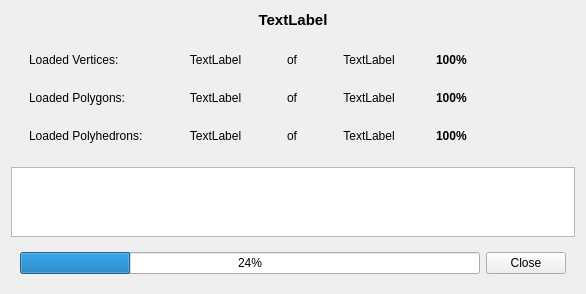
<?xml version="1.0" encoding="UTF-8"?>
<ui version="4.0">
 <class>ModelLoadingProgressDialog</class>
 <widget class="QWidget" name="ModelLoadingProgressDialog">
  <property name="geometry">
   <rect>
    <x>0</x>
    <y>0</y>
    <width>586</width>
    <height>289</height>
   </rect>
  </property>
  <property name="windowTitle">
   <string>Model Loading Progress</string>
  </property>
  <layout class="QVBoxLayout" name="verticalLayout">
   <item>
    <widget class="QLabel" name="label_model_name">
     <property name="font">
      <font>
       <pointsize>11</pointsize>
       <weight>75</weight>
       <bold>true</bold>
      </font>
     </property>
     <property name="text">
      <string>TextLabel</string>
     </property>
     <property name="alignment">
      <set>Qt::AlignCenter</set>
     </property>
    </widget>
   </item>
   <item>
    <widget class="QWidget" name="widget_2" native="true">
     <layout class="QVBoxLayout" name="verticalLayout_2">
      <item>
       <widget class="QWidget" name="widget_vertex" native="true">
        <layout class="QHBoxLayout" name="horizontalLayout_2">
         <item>
          <widget class="QLabel" name="label_2">
           <property name="minimumSize">
            <size>
             <width>120</width>
             <height>0</height>
            </size>
           </property>
           <property name="maximumSize">
            <size>
             <width>120</width>
             <height>16777215</height>
            </size>
           </property>
           <property name="text">
            <string>Loaded Vertices:</string>
           </property>
          </widget>
         </item>
         <item>
          <widget class="QLabel" name="label_loaded_vertices">
           <property name="text">
            <string>TextLabel</string>
           </property>
           <property name="alignment">
            <set>Qt::AlignCenter</set>
           </property>
          </widget>
         </item>
         <item>
          <widget class="QLabel" name="label">
           <property name="minimumSize">
            <size>
             <width>20</width>
             <height>0</height>
            </size>
           </property>
           <property name="maximumSize">
            <size>
             <width>20</width>
             <height>16777215</height>
            </size>
           </property>
           <property name="text">
            <string>of</string>
           </property>
           <property name="alignment">
            <set>Qt::AlignCenter</set>
           </property>
          </widget>
         </item>
         <item>
          <widget class="QLabel" name="label_vertices_to_load">
           <property name="text">
            <string>TextLabel</string>
           </property>
           <property name="alignment">
            <set>Qt::AlignCenter</set>
           </property>
          </widget>
         </item>
         <item>
          <widget class="QLabel" name="label_vertices_percent">
           <property name="font">
            <font>
             <weight>75</weight>
             <bold>true</bold>
            </font>
           </property>
           <property name="text">
            <string>100%</string>
           </property>
          </widget>
         </item>
        </layout>
       </widget>
      </item>
      <item>
       <widget class="QWidget" name="widget_polygon" native="true">
        <layout class="QHBoxLayout" name="horizontalLayout_3">
         <item>
          <widget class="QLabel" name="label_3">
           <property name="minimumSize">
            <size>
             <width>120</width>
             <height>0</height>
            </size>
           </property>
           <property name="maximumSize">
            <size>
             <width>120</width>
             <height>16777215</height>
            </size>
           </property>
           <property name="text">
            <string>Loaded Polygons:</string>
           </property>
          </widget>
         </item>
         <item>
          <widget class="QLabel" name="label_loaded_polygons">
           <property name="text">
            <string>TextLabel</string>
           </property>
           <property name="alignment">
            <set>Qt::AlignCenter</set>
           </property>
          </widget>
         </item>
         <item>
          <widget class="QLabel" name="label_4">
           <property name="minimumSize">
            <size>
             <width>20</width>
             <height>0</height>
            </size>
           </property>
           <property name="maximumSize">
            <size>
             <width>20</width>
             <height>16777215</height>
            </size>
           </property>
           <property name="text">
            <string>of</string>
           </property>
           <property name="alignment">
            <set>Qt::AlignCenter</set>
           </property>
          </widget>
         </item>
         <item>
          <widget class="QLabel" name="label_polygons_to_load">
           <property name="text">
            <string>TextLabel</string>
           </property>
           <property name="alignment">
            <set>Qt::AlignCenter</set>
           </property>
          </widget>
         </item>
         <item>
          <widget class="QLabel" name="label_polygons_percent">
           <property name="font">
            <font>
             <weight>75</weight>
             <bold>true</bold>
            </font>
           </property>
           <property name="text">
            <string>100%</string>
           </property>
          </widget>
         </item>
        </layout>
       </widget>
      </item>
      <item>
       <widget class="QWidget" name="widget_polyhedron" native="true">
        <layout class="QHBoxLayout" name="horizontalLayout_4">
         <item>
          <widget class="QLabel" name="label_5">
           <property name="minimumSize">
            <size>
             <width>120</width>
             <height>0</height>
            </size>
           </property>
           <property name="maximumSize">
            <size>
             <width>120</width>
             <height>16777215</height>
            </size>
           </property>
           <property name="text">
            <string>Loaded Polyhedrons:</string>
           </property>
          </widget>
         </item>
         <item>
          <widget class="QLabel" name="label_loaded_polyhedrons">
           <property name="text">
            <string>TextLabel</string>
           </property>
           <property name="alignment">
            <set>Qt::AlignCenter</set>
           </property>
          </widget>
         </item>
         <item>
          <widget class="QLabel" name="label_6">
           <property name="minimumSize">
            <size>
             <width>20</width>
             <height>0</height>
            </size>
           </property>
           <property name="maximumSize">
            <size>
             <width>20</width>
             <height>16777215</height>
            </size>
           </property>
           <property name="text">
            <string>of</string>
           </property>
           <property name="alignment">
            <set>Qt::AlignCenter</set>
           </property>
          </widget>
         </item>
         <item>
          <widget class="QLabel" name="label_polyhedrons_to_load">
           <property name="text">
            <string>TextLabel</string>
           </property>
           <property name="alignment">
            <set>Qt::AlignCenter</set>
           </property>
          </widget>
         </item>
         <item>
          <widget class="QLabel" name="label_polyhedrons_percent">
           <property name="font">
            <font>
             <weight>75</weight>
             <bold>true</bold>
            </font>
           </property>
           <property name="text">
            <string>100%</string>
           </property>
          </widget>
         </item>
        </layout>
       </widget>
      </item>
     </layout>
    </widget>
   </item>
   <item>
    <widget class="QPlainTextEdit" name="plainTextEdit">
     <property name="readOnly">
      <bool>true</bool>
     </property>
    </widget>
   </item>
   <item>
    <widget class="QWidget" name="widget" native="true">
     <property name="sizePolicy">
      <sizepolicy hsizetype="Preferred" vsizetype="Maximum">
       <horstretch>0</horstretch>
       <verstretch>0</verstretch>
      </sizepolicy>
     </property>
     <layout class="QHBoxLayout" name="horizontalLayout">
      <item>
       <widget class="QProgressBar" name="progressBar">
        <property name="value">
         <number>24</number>
        </property>
       </widget>
      </item>
      <item>
       <widget class="QPushButton" name="pushButton">
        <property name="text">
         <string>Close</string>
        </property>
       </widget>
      </item>
     </layout>
    </widget>
   </item>
  </layout>
 </widget>
 <resources/>
 <connections>
  <connection>
   <sender>pushButton</sender>
   <signal>clicked()</signal>
   <receiver>ModelLoadingProgressDialog</receiver>
   <slot>hide()</slot>
   <hints>
    <hint type="sourcelabel">
     <x>530</x>
     <y>259</y>
    </hint>
    <hint type="destinationlabel">
     <x>292</x>
     <y>144</y>
    </hint>
   </hints>
  </connection>
 </connections>
</ui>
